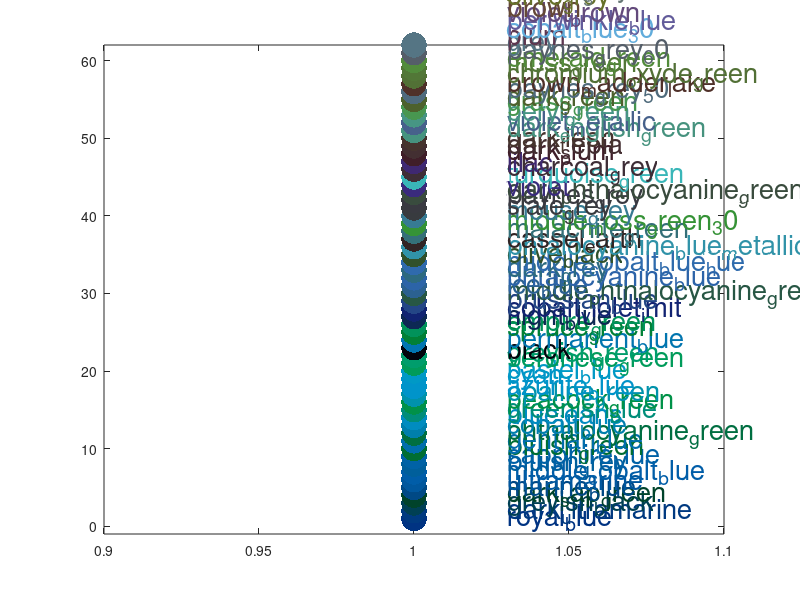

Recreate this plot in MATLAB. (Note: this script raises an error after producing the figure.)
load('cdcol')

col_names = fieldnames(cdcol);

for i = 1:length(fieldnames(cdcol))
    plot(1,i, '.','MarkerSize', 50, 'Color', cdcol.(col_names{i}))
    hold on
end



for i = 1:length(fieldnames(cdcol))
    cdcol_matrix(i,:) = cdcol.(col_names{i});
end


[cdcol_matrix_sorted,index] = sortrows(cdcol_matrix, [1 2 3]);
col_names = col_names(index);
col_names([1 2 9],:) = [];
cdcol_matrix_sorted([1 2 9],:) = [];
% col_names([2],:) = [];
% cdcol_matrix_sorted([2],:) = [];

for i = 1:size(cdcol_matrix_sorted,1)
    plot(1,i, '.','MarkerSize', 55, 'Color', cdcol_matrix_sorted(i,:))
    text(1.03,i, col_names{i}, 'Color', cdcol_matrix_sorted(i,:), 'FontSize', 20)
    hold on
end
set(gca,'Color',[.8 .8 .8])
ylim([-1 62])


cdcols = struct2table(cdcol)